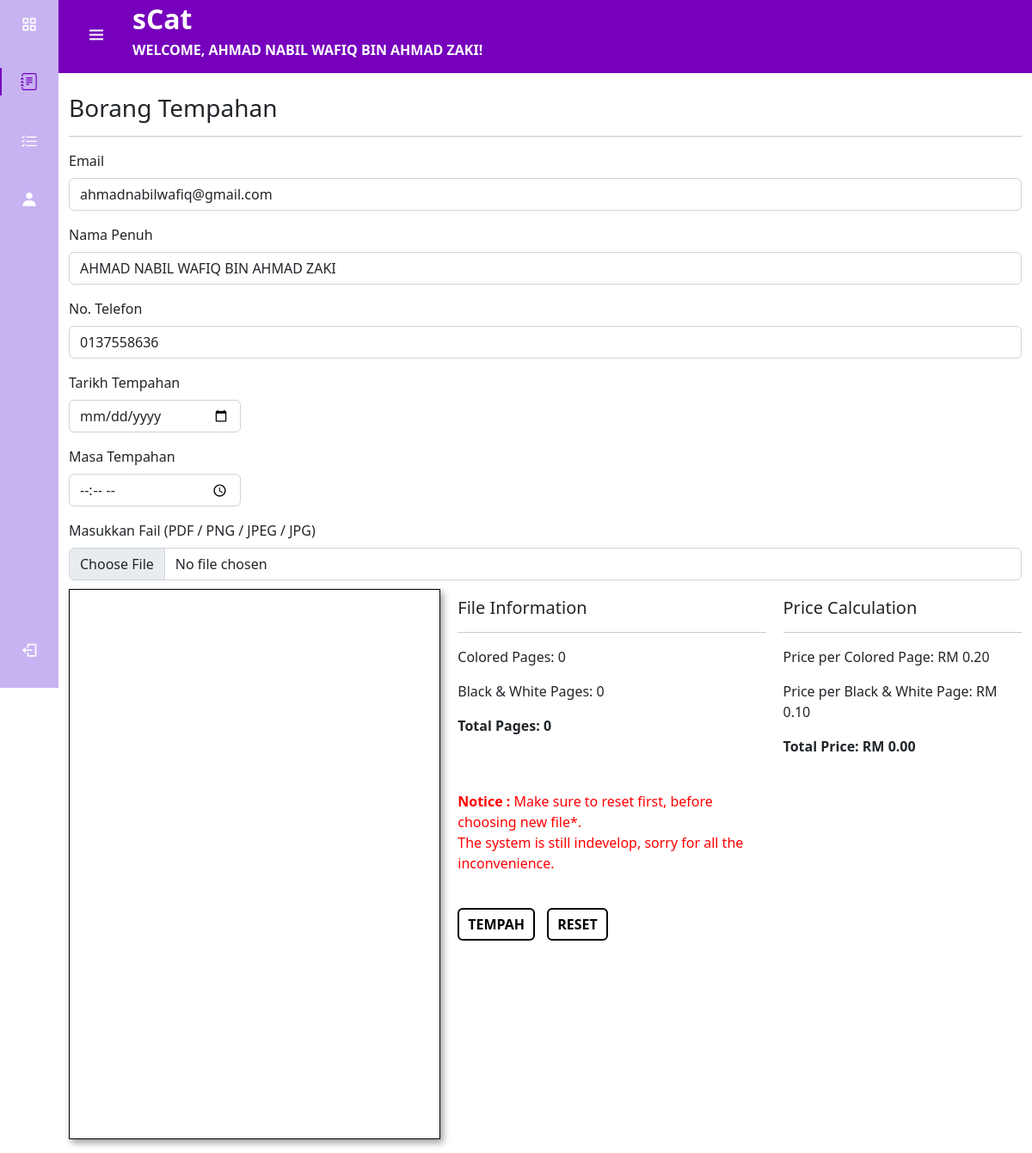
Screenshot of /reservations.php (signed in) with the database file from the repository.
### tables this page shows
CREATE TABLE `user` (
  `id` int(12) NOT NULL,
  `email` varchar(200) NOT NULL,
  `nama_penuh` varchar(200) NOT NULL,
  `nokp` varchar(200) NOT NULL,
  `notel` varchar(200) NOT NULL,
  `kategori` varchar(200) NOT NULL,
  `password` varchar(200) NOT NULL
);

### reservations.php (the view, shortened to what this page needs)
<?php
include 'database/config.php';
$nokp = $_SESSION['user_id'];
$stmt = $connect->prepare("SELECT * FROM user WHERE nokp = ?");
$stmt->bind_param("s", $nokp);
$stmt->execute();
$result = $stmt->get_result();
$user = $result->fetch_assoc();
?>
<!DOCTYPE html>
<html lang="en">
<head>
    <link rel="stylesheet" href="styles/main-styles.css?v=<?php echo time(); ?>">
    <link rel="stylesheet" href="https://cdn.jsdelivr.net/npm/bootstrap@5.2.3/dist/css/bootstrap.min.css">
    <link rel="stylesheet" href="https://cdnjs.cloudflare.com/ajax/libs/bootstrap-icons/1.10.0/font/bootstrap-icons.min.css">
    <link rel="stylesheet" href="https://unpkg.com/boxicons@2.1.4/css/boxicons.min.css">
</head>
<body>
    <?php include 'includes/sidebar.php'; ?>
    <div class="container height-125">
        <br>
        <h3>Borang Tempahan</h3>
        <hr>
        <form action="backend/process-reservation.php" method="post" enctype="multipart/form-data" id="reservation-form">
            <div class="mb-3">
                <label for="email" class="form-label">Email</label>
                <input type="text" class="form-control" id="email" name="email" value="<?php echo htmlspecialchars($user['email']); ?>" readonly>
            </div>
            <div class="mb-3">
                <label for="nama_penuh" class="form-label">Nama Penuh</label>
                <input type="text" class="form-control" id="nama_penuh" name="nama_penuh" value="<?php echo htmlspecialchars($user['nama_penuh']); ?>" readonly>
            </div>
            <div class="mb-3">
                <label for="notel" class="form-label">No. Telefon</label>
                <input type="text" class="form-control" id="notel" name="notel" value="<?php echo htmlspecialchars($user['notel']); ?>" readonly>
            </div>
            <div class="mb-3">
                <label for="reserve_date" class="form-label">Tarikh Tempahan</label>
                <input type="date" class="form-control small-input" id="reserve_date" name="reserve_date" required>
            </div>
            <div class="mb-3">
                <label for="reserve_time" class="form-label">Masa Tempahan</label>
                <input type="time" class="form-control small-input" id="reserve_time" name="reserve_time" required>
            </div>
            <div class="mb-3">
                <label for="file" class="form-label">Masukkan Fail (PDF / PNG / JPEG / JPG)</label>
                <input type="file" class="form-control" id="file" name="file" accept=".pdf,.png,.jpg,.jpeg" required>
                <div id="pdf-container" style="margin-top: 10px;">
                    <div id="pdf-preview"></div>
                    <div id="pdf-info">
                        <h5>File Information</h5>
                        <hr>
                        <p>Colored Pages: <span id="colored-pages">0</span></p>
                        <p>Black & White Pages: <span id="bw-pages">0</span></p>
                        <b><p>Total Pages: <span id="total-pages">0</span></p></b>
                        <br><br>
                        <p style="color: red;"><b>Notice :</b> Make sure to reset first, before choosing new file*.<br> The system is still indevelop, sorry for all the inconvenience.</p>
                        <br>
                        <button type="submit" class="btn btn-primary">Tempah</button>
                        <button type="button" class="btn btn-secondary" id="reset-btn" style="margin-left: 10px;">Reset</button>
                    </div>
                    <div id="price-info" style="margin-top: 10px;">
                        <h5>Price Calculation</h5>
                        <hr>
                        <p>Price per Colored Page: RM 0.20</p>
                        <p>Price per Black & White Page: RM 0.10</p>
                        <b><p>Total Price: RM <span id="total-price">0.00</span></p></b>
                    </div>
                </div>
            </div>
        </form>
    </div>
</body>
</html>

### includes/sidebar.php (shortened to what this page needs)
<link rel="stylesheet" href="https://cdn.jsdelivr.net/npm/sweetalert2@11.4.14/dist/sweetalert2.min.css">
<link rel="stylesheet" href="../styles/main-styles.css">
<link rel="stylesheet" href="https://cdnjs.cloudflare.com/ajax/libs/bootstrap-icons/1.10.0/font/bootstrap-icons.min.css">
<body id="body-pd">
    <header class="header" id="header">
        <div class="header_toggle"> <i class='bx bx-menu' id="header-toggle"></i> </div>
        <div class="header_content">
            <span class="header_text"> <b>sCat</b><p>WELCOME, <?php echo htmlspecialchars($user['nama_penuh']); ?>!</p></span>
        </div>
    </header>
    <div class="l-navbar" id="nav-bar">
        <nav class="nav">
            <div>
                <div class="nav_list">
                    <a href="dashboard.php" class="nav_link" id="nav-dashboard"> <i class='bx bx-grid-alt nav_icon'></i> <span class="nav_name">Dashboard</span> </a>
                    <a href="reservations.php" class="nav_link" id="nav-reservations"> <i class="bi bi-journal-text nav_icon"></i> <span class="nav_name">Borang Tempahan</span> </a>
                    <a href="myreservations.php" class="nav_link" id="nav-myreservations"> <i class="bi bi-list-check nav_icon"></i> <span class="nav_name">Tempahan</span> </a>
                    <a href="profile.php" class="nav_link" id="nav-profile"> <i class='bx bxs-user nav_icon'></i> <span class="nav_name">Profil Anda</span> </a>
                </div>
            </div>
            <a href="backend/logout.php" class="nav_link" id="logout-button"> <i class='bx bx-log-out nav_icon'></i> <span class="nav_name">Log Keluar</span> </a>
        </nav>
    </div>
</body>

### styles/main-styles.css (style rules this page uses)
:root { --main-purple : #7e4e84; --darker-main-purple : #342238; --main-purple2 : #c7b3f2; --blue : #4C00B0; --purple : #7600BC; --light-purple : #BE2ED6; --lighter-purple : #CA4CDD; --more-ligher-purple : #DA8EE7; --white-purple : #E8BCF0; --red : #e54d4d; --white : white; --black : black; --green : #70f76c; --yellow : #e2e72c; }

### reservations.php (style rules this page uses)
#pdf-container { display: flex; gap: 10px; }
#pdf-preview { height: 80vh; width: 40%; overflow-y: auto; border: 1px solid black; padding: 10px; background-color: white; box-shadow: 3px 4px 8px rgba(0, 0, 0, 0.4); }
#pdf-info { width: 35%; padding: 10px; }
.btn-primary { background-color: transparent; border: 2px solid black; color: black; padding: 5px 10px; text-transform: uppercase; font-weight: bold; transition: background-color 0.3s ease, color 0.3s ease; }
.btn-secondary { background-color: transparent; border: 2px solid black; color: black; padding: 5px 10px; text-transform: uppercase; font-weight: bold; transition: background-color 0.3s ease, color 0.3s ease; }
.small-input { width: 70%; max-width: 200px; }

### includes/sidebar.php (style rules this page uses)
:root { --header-height: 4.3rem; --nav-width: 68px; --body-font: "Nunito", sans-serif; --normal-font-size: 1rem; --z-fixed: 1030; }
body { position: relative; margin: var(--header-height) 0 0 0; padding: 0 1rem; transition: margin-left 0.5s, padding-left 0.5s; }
a { text-decoration: none; }
.header { width: 100%; height: var(--header-height); position: fixed; top: 0; left: 0; display: flex; align-items: center; justify-content: space-between; padding: 0 1rem; background-color: var(--purple); z-index: var(--z-fixed); transition: padding-left 0.5s; }
.header_toggle { color: white; font-size: 1.5rem; cursor: pointer; transition: transform 0.5s; }
.header_content { display: flex; align-items: center; font-weight: 600; color: var(--purple); flex-wrap: wrap; justify-content: space-between; width: 100%; transition: margin-left 0.5s; }
.header_text { font-size: 2vh; margin-right: 20px; }
.l-navbar { position: fixed; top: 0; left: 0; width: var(--nav-width); height: 100vh; background-color: var(--main-purple2); padding: 0.5rem 1rem 0 0; transition: width 0.5s; z-index: var(--z-fixed); }
.nav { height: 100%; display: flex; flex-direction: column; justify-content: space-between; overflow: hidden; }
.nav_logo, .nav_link { display: grid; grid-template-columns: max-content max-content; align-items: center; column-gap: 1rem; padding: 0.5rem 0 0.5rem 1.5rem; }
.nav_link { position: relative; color: white; margin-bottom: 1.5rem; transition: 0.3s; text-decoration: none; }
.nav_icon { font-size: 1.25rem; }
.active { color: var(--purple); }
.active::before { content: ""; position: absolute; left: 0; width: 2px; height: 32px; background-color: var(--purple); }
.header { transition: padding-left 0.5s; }
.header_toggle { transition: transform 0.5s; }
@media screen and (min-width: 768px) { body { margin: calc(var(--header-height) + 1rem) 0 0 0; padding-left: calc(var(--nav-width) + 0rem); padding-right: calc(var(--nav-width) + -10rem); } }
@media screen and (min-width: 768px) { .header { height: calc(var(--header-height) + 1rem); padding-left: calc(var(--nav-width) + 2rem); } }
@media screen and (min-width: 768px) { .header_content { font-size: 1.25rem; } }
@media screen and (min-width: 768px) { .header_content p { font-size: 1rem; } }
@media screen and (min-width: 768px) { .header_text { font-size: 2rem; margin-left: 30px; color: white; } }

### rows the page displays
user: nama_penuh "AHMAD NABIL WAFIQ BIN AHMAD ZAKI", email "ahmadnabilwafiq@gmail.com", notel "0137558636"
